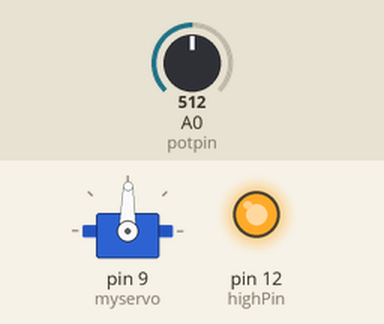
This sketch was run on a simulated Arduino Uno, built with avr-gcc and run on an emulated ATmega328P. Parts: servo, output pins drawn as LEDs (lit = HIGH). The test bench sets the inputs (shaded band); at power-on: A0 (potpin) = 512.

Above: at 1.2 s.
1.3 s: A0 (potpin) set to 716
At 1.6 s:
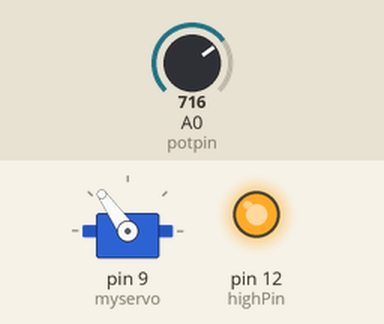
2.8 s: A0 (potpin) set to 900
At 3.6 s:
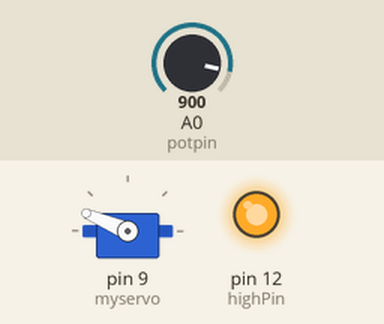
4.3 s: A0 (potpin) set to 1023
At 5.1 s:
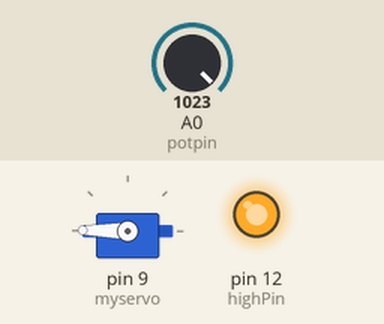
5.8 s: A0 (potpin) set to 306
At 7.0 s:
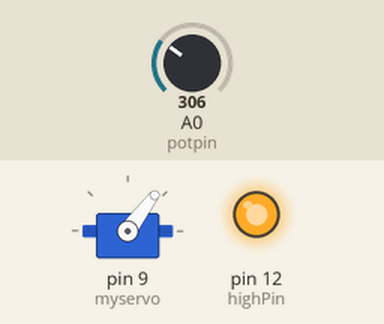
7.3 s: A0 (potpin) set to 122
At 8.5 s:
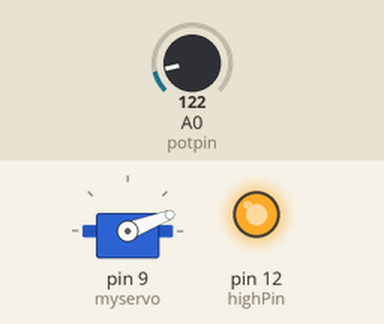
8.8 s: A0 (potpin) set to 511
At 9.4 s:
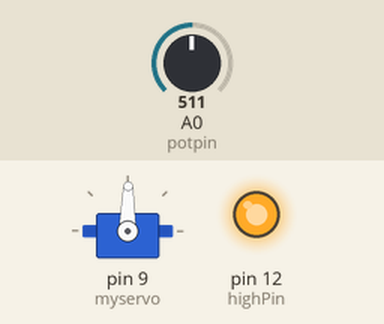
Timing chart, 0 to 11.3 s (numbered marks = the images above; inputs shaded):
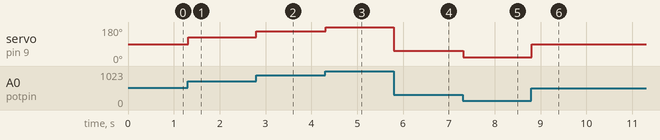

The sketch:

Knob.ino
```cpp
// Controlling a servo position using a potentiometer (variable resistor)
// by Michal Rinott <http://people.interaction-ivrea.it/m.rinott>

#include <Servo.h>

Servo myservo;  // create servo object to control a servo

int potpin = 0;  // analog pin used to connect the potentiometer
int highPin = 12;       // select the 5V output pin
int val;    // variable to read the value from the analog pin

void setup()
{
  myservo.attach(9);  // attaches the servo on pin 9 to the servo object
  pinMode(highPin, OUTPUT);
  digitalWrite(highPin, HIGH);
}

void loop()
{
  val = analogRead(potpin);            // reads the value of the potentiometer (value between 0 and 1023)
  val = map(val, 0, 1023, 0, 179);     // scale it to use it with the servo (value between 0 and 180)
  myservo.write(val);                  // sets the servo position according to the scaled value
  delay(15);                           // waits for the servo to get there
}
```

Measured:
- after the input at 1.3 s, servo on pin 9 (myservo): 89° → 125° at once
- after the input at 2.8 s, servo on pin 9 (myservo): 125° → 157° at once
- after the input at 4.3 s, servo on pin 9 (myservo): 157° → 179° at once
- after the input at 5.8 s, servo on pin 9 (myservo): 179° → 53° at once
- after the input at 7.3 s, servo on pin 9 (myservo): 53° → 21° at once
- after the input at 8.8 s, servo on pin 9 (myservo): 21° → 89° at once
